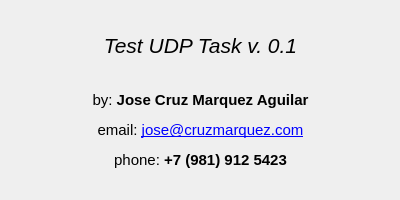
<?xml version="1.0" encoding="UTF-8"?>
<ui version="4.0">
 <class>AboutWindow</class>
 <widget class="QWidget" name="AboutWindow">
  <property name="geometry">
   <rect>
    <x>0</x>
    <y>0</y>
    <width>400</width>
    <height>200</height>
   </rect>
  </property>
  <property name="sizePolicy">
   <sizepolicy hsizetype="Fixed" vsizetype="Fixed">
    <horstretch>0</horstretch>
    <verstretch>0</verstretch>
   </sizepolicy>
  </property>
  <property name="windowTitle">
   <string>About...</string>
  </property>
  <widget class="QLabel" name="label">
   <property name="geometry">
    <rect>
     <x>10</x>
     <y>20</y>
     <width>381</width>
     <height>51</height>
    </rect>
   </property>
   <property name="text">
    <string>&lt;html&gt;&lt;head/&gt;&lt;body&gt;&lt;p align=&quot;center&quot;&gt;&lt;span style=&quot; font-size:16pt; font-style:italic;&quot;&gt;Test UDP Task v. 0.1&lt;/span&gt;&lt;/p&gt;&lt;/body&gt;&lt;/html&gt;</string>
   </property>
   <property name="scaledContents">
    <bool>false</bool>
   </property>
  </widget>
  <widget class="QLabel" name="label_2">
   <property name="geometry">
    <rect>
     <x>10</x>
     <y>70</y>
     <width>381</width>
     <height>121</height>
    </rect>
   </property>
   <property name="text">
    <string>&lt;html&gt;&lt;head/&gt;&lt;body&gt;&lt;p align=&quot;center&quot;&gt;&lt;span style=&quot; font-size:11pt;&quot;&gt;by: &lt;/span&gt;&lt;span style=&quot; font-size:11pt; font-weight:700;&quot;&gt;Jose Cruz Marquez Aguilar&lt;/span&gt;&lt;/p&gt;&lt;p align=&quot;center&quot;&gt;&lt;span style=&quot; font-size:11pt;&quot;&gt;email: &lt;/span&gt;&lt;a href=&quot;mailto:jose@cruzmarquez.com&quot;&gt;&lt;span style=&quot; font-size:11pt; text-decoration: underline; color:#0000ff;&quot;&gt;jose@cruzmarquez.com&lt;/span&gt;&lt;/a&gt;&lt;/p&gt;&lt;p align=&quot;center&quot;&gt;&lt;span style=&quot; font-size:11pt;&quot;&gt;phone: &lt;/span&gt;&lt;span style=&quot; font-size:11pt; font-weight:700;&quot;&gt;+7 (981) 912 5423&lt;/span&gt;&lt;/p&gt;&lt;/body&gt;&lt;/html&gt;</string>
   </property>
  </widget>
 </widget>
 <resources/>
 <connections/>
</ui>
